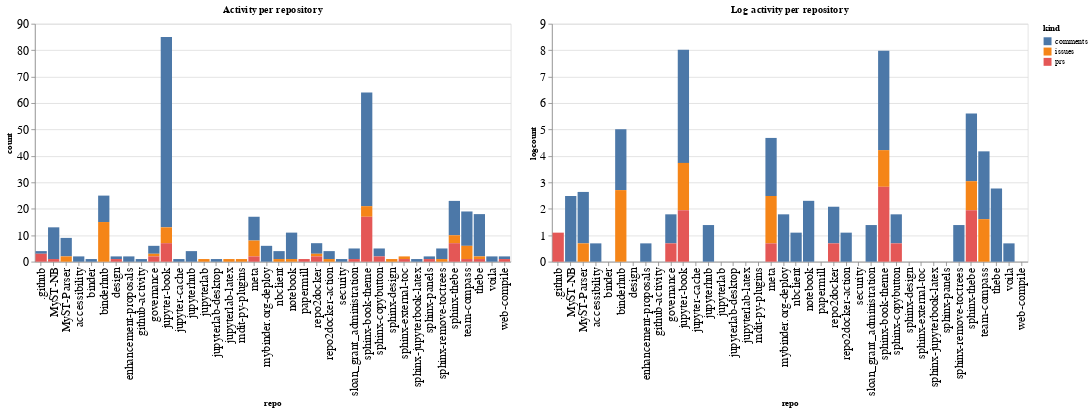

The cell this chart's notebook holds for it:
### Code cell
ch1 = alt.Chart(repo_summaries, width=600, title="Activity per repository").mark_bar().encode(
    x='repo',
    y='count',
    color='kind',
    tooltip="kind"
)

ch2 = alt.Chart(repo_summaries, width=600, title="Log activity per repository").mark_bar().encode(
    x='repo',
    y='logcount',
    color='kind',
    tooltip="kind"
)

ch1 | ch2

### Figure 1 — Vega-Lite specification as saved in the notebook (floating-point values rounded to 4 significant figures)
{"config": {"axisLeft": {"labelFontSize": 15}, "axisBottom": {"labelFontSize": 15}}, "hconcat": [{"mark": "bar", "encoding": {"color": {"type": "nominal", "field": "kind"}, "tooltip": {"type": "nominal", "field": "kind"}, "x": {"type": "nominal", "field": "repo"}, "y": {"type": "quantitative", "field": "count"}}, "title": "Activity per repository", "width": 600}, {"mark": "bar", "encoding": {"color": {"type": "nominal", "field": "kind"}, "tooltip": {"type": "nominal", "field": "kind"}, "x": {"type": "nominal", "field": "repo"}, "y": {"type": "quantitative", "field": "logcount"}}, "title": "Log activity per repository", "width": 600}], "data": {"name": "data-5269fa0132643e7f5913d0c089e14f52"}, "$schema": "https://vega.github.io/schema/vega-lite/v4.8.1.json", "datasets": {"data-5269fa0132643e7f5913d0c089e14f52": [{"repo": ".github", "kind": "comments", "count": 1, "logcount": 0.0}, {"repo": ".github", "kind": "prs", "count": 3, "logcount": 1.099}, {"repo": "MyST-NB", "kind": "comments", "count": 12, "logcount": 2.485}, {"repo": "MyST-NB", "kind": "prs", "count": 1, "logcount": 0.0}, {"repo": "MyST-Parser", "kind": "comments", "count": 7, "logcount": 1.946}, {"repo": "MyST-Parser", "kind": "issues", "count": 2, "logcount": 0.6931}, {"repo": "accessibility", "kind": "comments", "count": 2, "logcount": 0.6931}, {"repo": "binder", "kind": "comments", "count": 1, "logcount": 0.0}, {"repo": "binderhub", "kind": "comments", "count": 10, "logcount": 2.303}, {"repo": "binderhub", "kind": "issues", "count": 15, "logcount": 2.708}, {"repo": "design", "kind": "comments", "count": 1, "logcount": 0.0}, {"repo": "design", "kind": "prs", "count": 1, "logcount": 0.0}, {"repo": "enhancement-proposals", "kind": "comments", "count": 2, "logcount": 0.6931}, {"repo": "github-activity", "kind": "comments", "count": 1, "logcount": 0.0}, {"repo": "governance", "kind": "comments", "count": 3, "logcount": 1.099}, {"repo": "governance", "kind": "issues", "count": 1, "logcount": 0.0}, {"repo": "governance", "kind": "prs", "count": 2, "logcount": 0.6931}, {"repo": "jupyter-book", "kind": "comments", "count": 72, "logcount": 4.277}, {"repo": "jupyter-book", "kind": "issues", "count": 6, "logcount": 1.792}, {"repo": "jupyter-book", "kind": "prs", "count": 7, "logcount": 1.946}, {"repo": "jupyter-cache", "kind": "comments", "count": 1, "logcount": 0.0}, {"repo": "jupyterhub", "kind": "comments", "count": 4, "logcount": 1.386}, {"repo": "jupyterlab", "kind": "issues", "count": 1, "logcount": 0.0}, {"repo": "jupyterlab-desktop", "kind": "comments", "count": 1, "logcount": 0.0}, {"repo": "jupyterlab-latex", "kind": "issues", "count": 1, "logcount": 0.0}, {"repo": "mdit-py-plugins", "kind": "issues", "count": 1, "logcount": 0.0}, {"repo": "meta", "kind": "comments", "count": 9, "logcount": 2.197}, {"repo": "meta", "kind": "issues", "count": 6, "logcount": 1.792}, {"repo": "meta", "kind": "prs", "count": 2, "logcount": 0.6931}, {"repo": "mybinder.org-deploy", "kind": "comments", "count": 6, "logcount": 1.792}, {"repo": "nbclient", "kind": "comments", "count": 3, "logcount": 1.099}, {"repo": "nbclient", "kind": "issues", "count": 1, "logcount": 0.0}, {"repo": "notebook", "kind": "comments", "count": 10, "logcount": 2.303}, {"repo": "notebook", "kind": "issues", "count": 1, "logcount": 0.0}, {"repo": "papermill", "kind": "prs", "count": 1, "logcount": 0.0}, {"repo": "repo2docker", "kind": "comments", "count": 4, "logcount": 1.386}, {"repo": "repo2docker", "kind": "issues", "count": 1, "logcount": 0.0}, {"repo": "repo2docker", "kind": "prs", "count": 2, "logcount": 0.6931}, {"repo": "repo2docker-action", "kind": "comments", "count": 3, "logcount": 1.099}, {"repo": "repo2docker-action", "kind": "issues", "count": 1, "logcount": 0.0}, {"repo": "security", "kind": "comments", "count": 1, "logcount": 0.0}, {"repo": "sloan_grant_administration", "kind": "comments", "count": 4, "logcount": 1.386}, {"repo": "sloan_grant_administration", "kind": "prs", "count": 1, "logcount": 0.0}, {"repo": "sphinx-book-theme", "kind": "comments", "count": 43, "logcount": 3.761}, {"repo": "sphinx-book-theme", "kind": "issues", "count": 4, "logcount": 1.386}, {"repo": "sphinx-book-theme", "kind": "prs", "count": 17, "logcount": 2.833}, {"repo": "sphinx-copybutton", "kind": "comments", "count": 3, "logcount": 1.099}, {"repo": "sphinx-copybutton", "kind": "prs", "count": 2, "logcount": 0.6931}, {"repo": "sphinx-design", "kind": "issues", "count": 1, "logcount": 0.0}, {"repo": "sphinx-external-toc", "kind": "issues", "count": 1, "logcount": 0.0}, {"repo": "sphinx-external-toc", "kind": "prs", "count": 1, "logcount": 0.0}, {"repo": "sphinx-jupyterbook-latex", "kind": "comments", "count": 1, "logcount": 0.0}, {"repo": "sphinx-panels", "kind": "comments", "count": 1, "logcount": 0.0}, {"repo": "sphinx-panels", "kind": "prs", "count": 1, "logcount": 0.0}, {"repo": "sphinx-remove-toctrees", "kind": "comments", "count": 4, "logcount": 1.386}, {"repo": "sphinx-remove-toctrees", "kind": "issues", "count": 1, "logcount": 0.0}, {"repo": "sphinx-thebe", "kind": "comments", "count": 13, "logcount": 2.565}, {"repo": "sphinx-thebe", "kind": "issues", "count": 3, "logcount": 1.099}, {"repo": "sphinx-thebe", "kind": "prs", "count": 7, "logcount": 1.946}, {"repo": "team-compass", "kind": "comments", "count": 13, "logcount": 2.565}, {"repo": "team-compass", "kind": "issues", "count": 5, "logcount": 1.609}, {"repo": "team-compass", "kind": "prs", "count": 1, "logcount": 0.0}, {"repo": "thebe", "kind": "comments", "count": 16, "logcount": 2.773}, {"repo": "thebe", "kind": "issues", "count": 1, "logcount": 0.0}, {"repo": "thebe", "kind": "prs", "count": 1, "logcount": 0.0}, {"repo": "voila", "kind": "comments", "count": 2, "logcount": 0.6931}, {"repo": "web-compile", "kind": "comments", "count": 1, "logcount": 0.0}, {"repo": "web-compile", "kind": "prs", "count": 1, "logcount": 0.0}]}}
